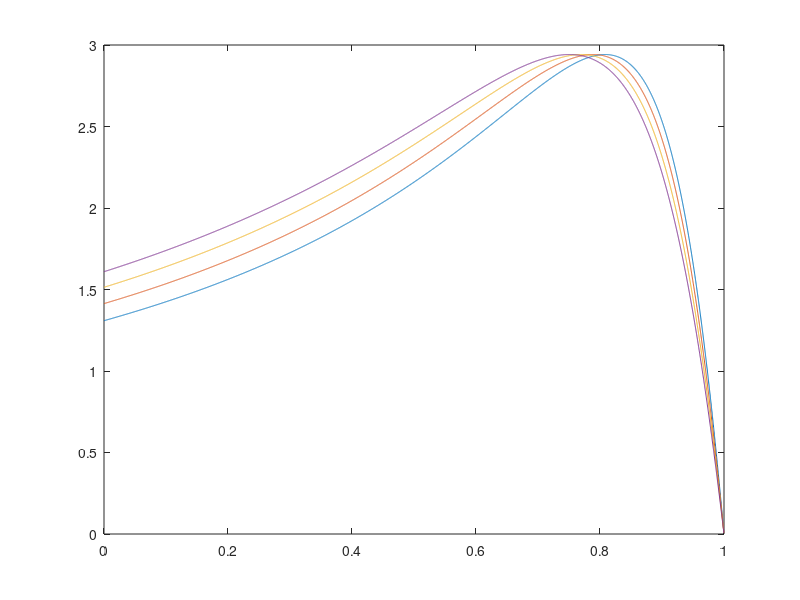

Write MATLAB code to recreate this figure. (Note: this script raises an error after producing the figure.)
%Parametros del motor
f=60; %frecuencia
P=6;  %Polos
n_s=(60*f)/(P/2); % velocidad sincronica en RPM
n_s_pu=1; % velocidad sincronica en pu
w_s=2*pi*f; %velocidad sincronica en rads/s
w_b=w_s;
n_r_pu = 0:1/5000:1; %velocidad del roto en pu

%s=(n_s_pu-n_r_pu)/(n_s_pu); %deslizamiento
w_r = 0:1/5000:1;
s=(1-w_r);

%n_r=(1-s)*n_s; %velocidad del rotor con respecto del deslizamiento en RPM

%w_r=(2*pi()*n_r_pu)/60; %velociad del rotor con respecto del dezlicamiento en rad/s
R1= 0.0453;
rs=R1;
X2= 0.0322;
xlr = X2;
R2= 0.0222;
rr= R2;
X1= 0.0775;
xls=X1;
Xm= 2.042;
xm=Xm;
H=0.5;
V1=1;
Zth=(i*Xm*(R1+i*X1))/(R1+i*(X1+Xm));
Rth=real(Zth);
Xth=imag(Zth);

%Modelo 1

T_ind = ((V1^2)*Xm^2*R2./s)./(((Rth+R2./s).^2+(Xth+X2)^2)*(R1^2+(X1+Xm)^2));
T_ind_10 = ((V1^2)*Xm^2*R2*(1.1)./s)./(((Rth+R2*(1.1)./s).^2+(Xth+X2)^2)*(R1^2+(X1+Xm)^2));
T_ind_20 = ((V1^2)*Xm^2*R2*(1.2)./s)./(((Rth+R2*(1.2)./s).^2+(Xth+X2)^2)*(R1^2+(X1+Xm)^2));
T_ind_30 = ((V1^2)*Xm^2*R2*(1.3)./s)./(((Rth+R2*(1.3)./s).^2+(Xth+X2)^2)*(R1^2+(X1+Xm)^2));
figure
plot(w_r,T_ind,w_r,T_ind_10,w_r,T_ind_20,w_r,T_ind_30)

%Modelo 2

xrr = xlr+xm;
xss = xls+xm;
D = xss*xrr-xm^2;
vqs=1;
vds=0;
vqr=0;
vdr=0;
Tlmec=0.1;
tspn = [0 0.8];
y0 = [0 0 0 0 0];
[t,y]=ode45(@(t,y) sist_motor(t,y,w_b,w_s,xm,xss,xrr,D,rr,rs,H,Tlmec),tspn,y0);

T_ind_2= (xm/D).*(y(:,1).*y(:,4)-y(:,3).*y(:,2));
figure
wrpu=(y(:,5)./w_s);
plot(t,wrpu) %Velocidad sincronica angular en el tiempo
figure
plot(t,T_ind_2)
figure
plot(w_r,T_ind,wrpu,T_ind_2)
